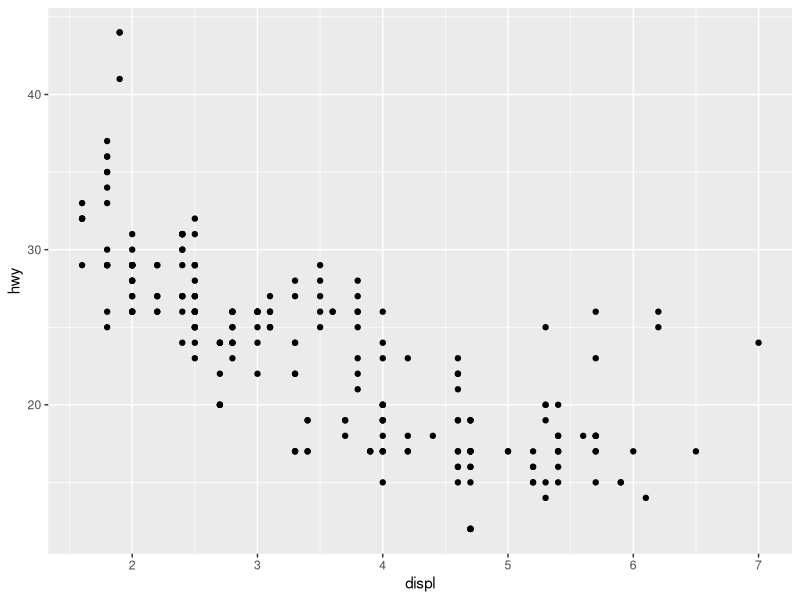
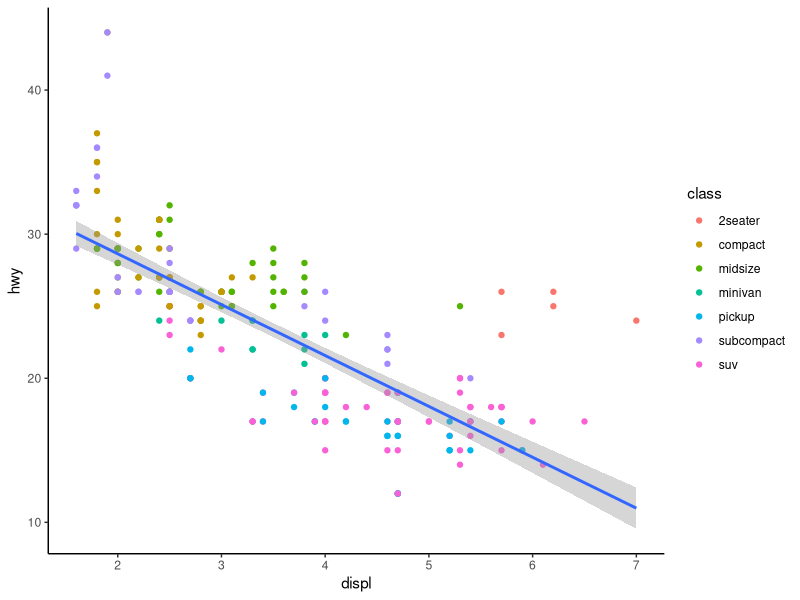
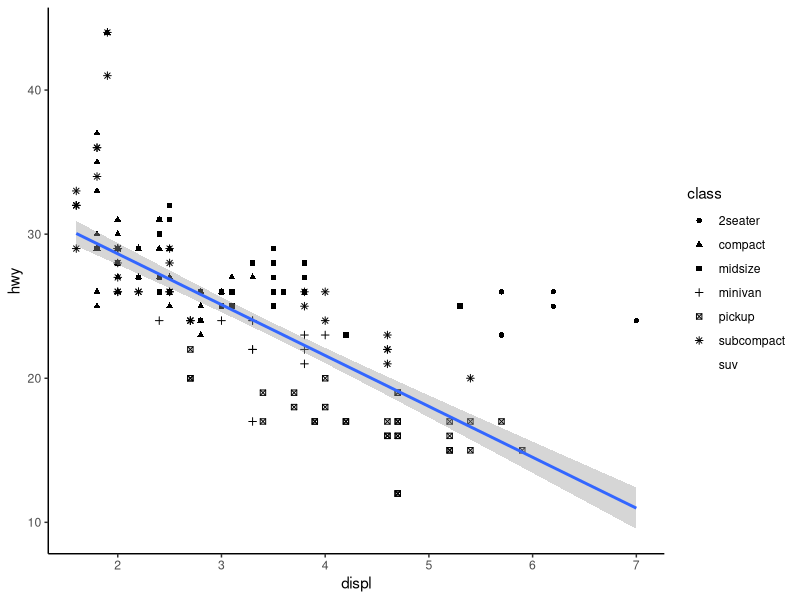
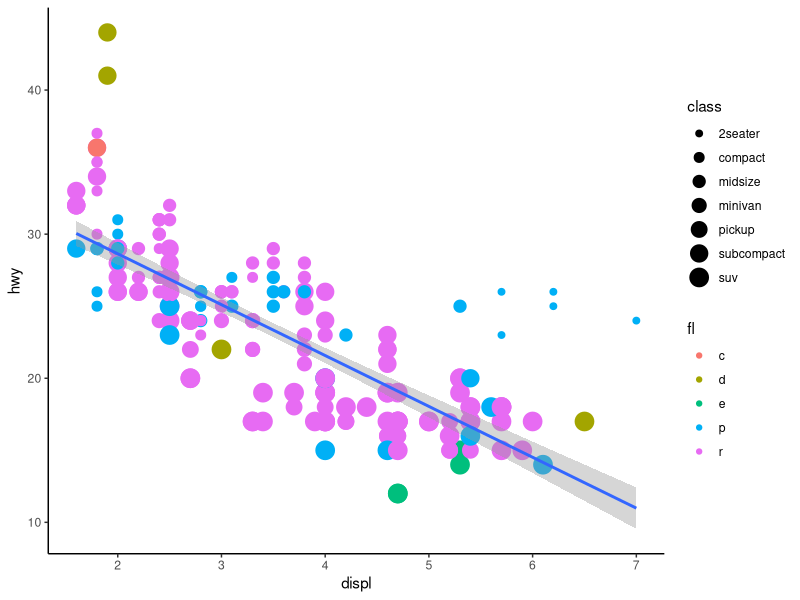
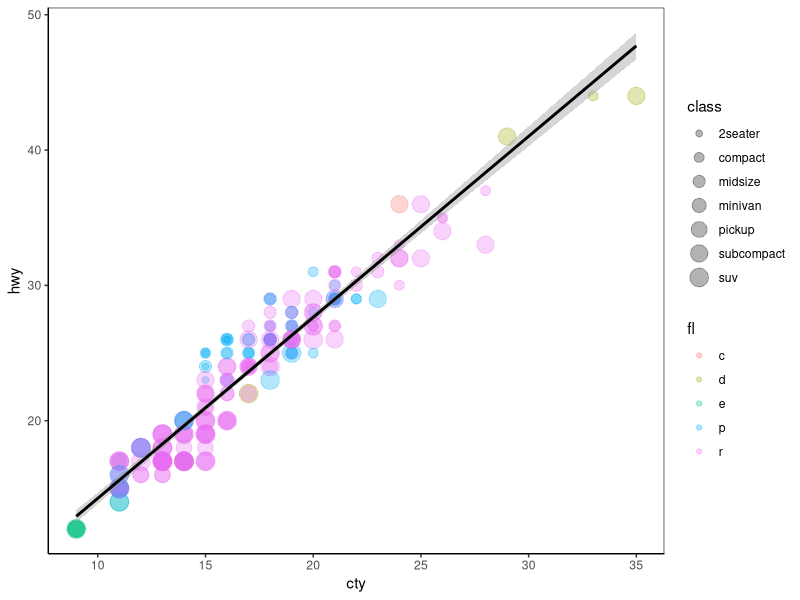

Write the R code that produced these figures, in order.
## ---- chunk 1
knitr::opts_chunk$set(echo = TRUE)
library(tidyverse)

## ---- chunk 2
# summary(cars)
# mpg
g <- ggplot(data = mpg, aes(x = displ, y = hwy))
  g + geom_point()
  
## ---- chunk 3

g + geom_point(aes(color = class)) + 
  theme(panel.grid.major = element_blank(), panel.grid.minor = element_blank(),
panel.background = element_blank(), axis.line = element_line(colour = "black")) + 
  geom_smooth(method='lm')


## ---- chunk 4

g + geom_point(aes(shape = class)) + 
  theme(panel.grid.major = element_blank(), panel.grid.minor = element_blank(),
panel.background = element_blank(), axis.line = element_line(colour = "black")) + 
  geom_smooth(method='lm')


## ---- chunk 5

g + geom_point(aes(size = class, color = fl)) + 
  theme(panel.grid.major = element_blank(), panel.grid.minor = element_blank(),
panel.background = element_blank(), axis.line = element_line(colour = "black")) + 
  geom_smooth(method='lm')


## ---- chunk 6

theme_set(theme_gray() + theme(legend.key=element_blank()))
theme_set(theme_bw() + theme(legend.key=element_blank())) 

g <- ggplot(data = mpg, aes(x = cty, y = hwy))
g + geom_point(aes(size = class, color = fl), alpha = 0.3) + 
  theme(panel.grid.major = element_blank(), panel.grid.minor = element_blank(),
panel.background = element_blank(), axis.line = element_line(colour = "black")) + 
  geom_smooth(method='lm', color="black") + 
  guides(color=guide_legend(override.aes=list(fill=NA)))


